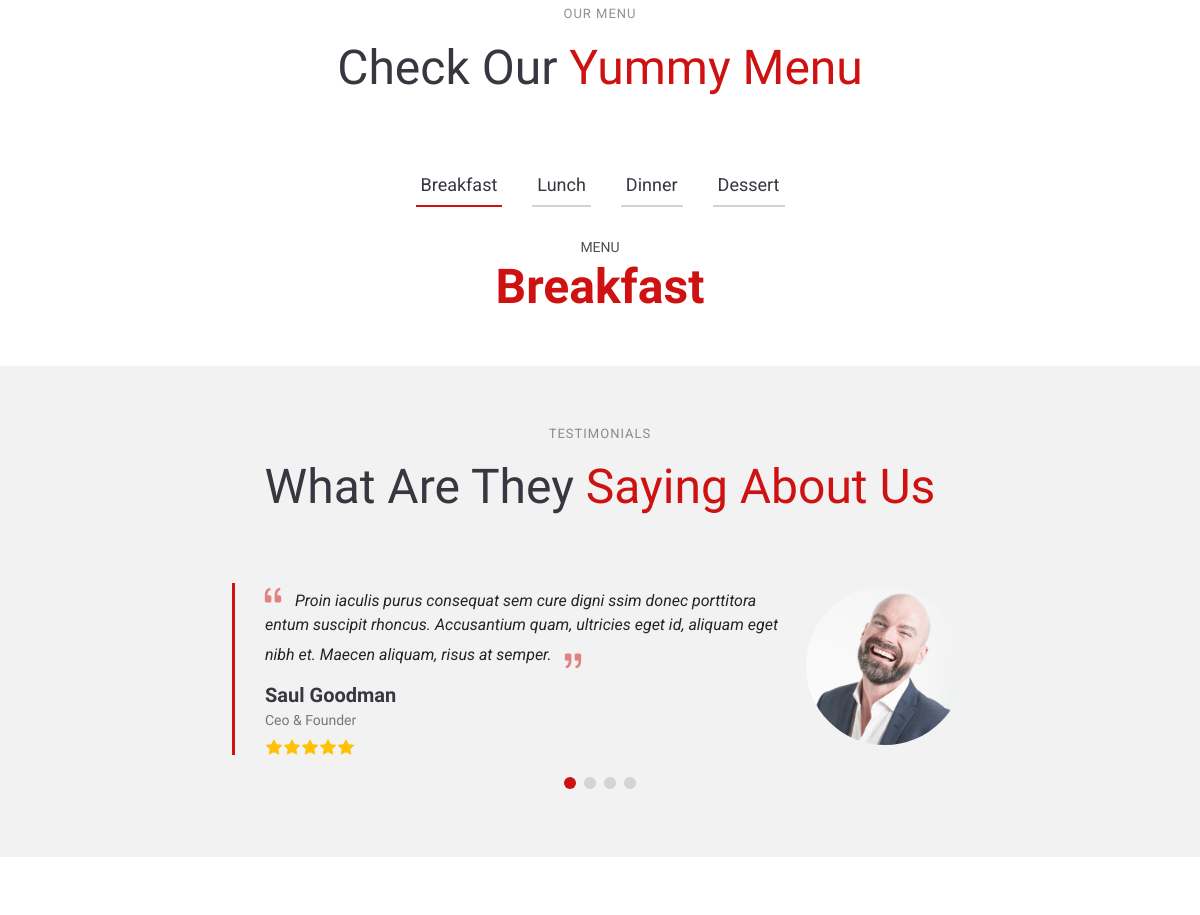
Before: / (middle part) with the older database file.
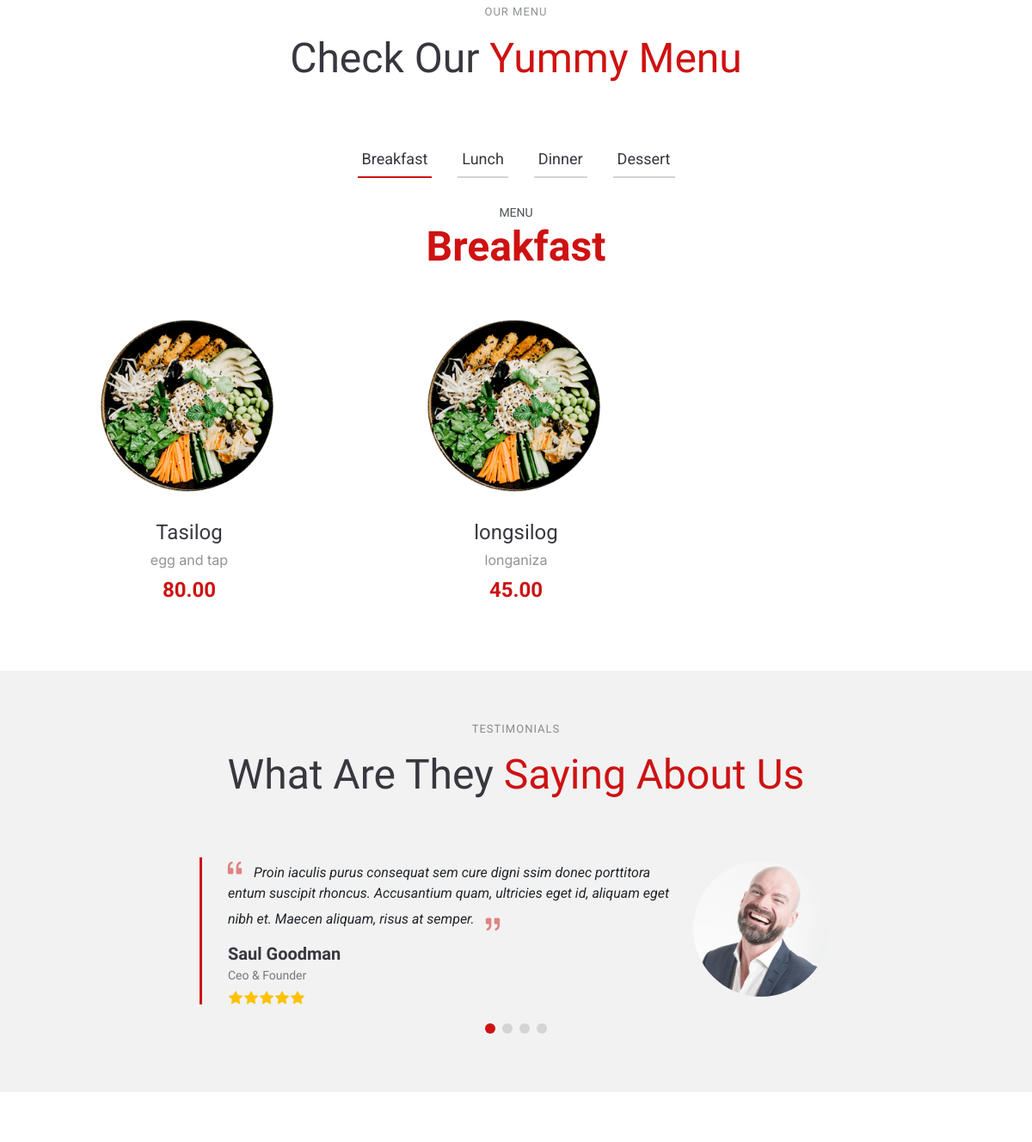
After: the same page with the newer database file.
### restaurantmenu/models.py (models this page shows, shortened)
class Item(models.Model):
    meal = models.CharField(max_length=1000, unique=True)
    description = models.CharField(max_length=2000)
    price = models.DecimalField(max_digits=5, decimal_places=2)
    meal_type = models.CharField(max_length=200, choices= MEAL_TYPE)
    author = models.ForeignKey(User, on_delete=models.PROTECT)
    status = models.IntegerField(choices=STATUS, default=0)
    date_created = models.DateField(auto_now_add=True)
    date_updated = models.DateField(auto_now=True)

### restaurantmenu/views.py (the view)
# urls.py: path('',views.Menulist.as_view(), name='home'), #home
class Menulist(generic.ListView):
    queryset = Item.objects.order_by("date_created")
    template_name = "index.html"
    def get_context_data(self, **kwargs):
        context = super().get_context_data(**kwargs)
        context["meals"] = MEAL_TYPE
        return context

### restaurantmenu/templates/index.html (shortened to what this page needs)
    <section id="menu" class="menu section">
      <div class="container section-title" data-aos="fade-up">
        <h2>Our Menu</h2>
        <p><span>Check Our</span> <span class="description-title">Yummy Menu</span></p>
      </div>
      <div class="container">
        <ul class="nav nav-tabs d-flex justify-content-center" data-aos="fade-up" data-aos-delay="100">
          <li class="nav-item">
            <a class="nav-link active show" data-bs-toggle="tab" data-bs-target="#menu-breakfast">
              <h4>Breakfast</h4>
            </a>
          </li>
          <li class="nav-item">
            <a class="nav-link" data-bs-toggle="tab" data-bs-target="#menu-lunch">
              <h4>Lunch</h4>
            </a>
          </li>
          <li class="nav-item">
            <a class="nav-link" data-bs-toggle="tab" data-bs-target="#menu-dinner">
              <h4>Dinner</h4>
            </a>
          </li>
          <li class="nav-item">
            <a class="nav-link" data-bs-toggle="tab" data-bs-target="#menu-dessert">
              <h4>Dessert</h4>
            </a>
          </li>
        </ul>
        <div class="tab-content" data-aos="fade-up" data-aos-delay="200">
          <div class="tab-pane fade active show" id="menu-breakfast">
            <div class="tab-header text-center">
              <p>Menu</p>
              <h3>Breakfast</h3>
            </div>
            <div class="row gy-5">
              {% for row in item_list %}
              {% if row.meal_type == "breakfast" %}
              <div class="col-lg-4 menu-item">
                <a href="{% static 'assets/img/menu/menu-item-6.png'%}" class="glightbox"><img src="{%static 'assets/img/menu/menu-item-6.png'%}" class="menu-img img-fluid" alt=""></a>
                          <h4>{{ row.meal }}</h4>
                            <p class="ingredients">
                            {{ row.description }}
                            </p>
                            <p class="price">
                            {{ row.price }}
                            </p>
              </div>
                 {% endif %}
               {% endfor %}
            </div>
          </div>
        </div>
      </div>
    </section>
    <section id="testimonials" class="testimonials section light-background">
      <div class="container section-title" data-aos="fade-up">
        <h2>TESTIMONIALS</h2>
        <p>What Are They <span class="description-title">Saying About Us</span></p>
      </div>
      <div class="container" data-aos="fade-up" data-aos-delay="100">
        <div class="swiper init-swiper">
          <div class="swiper-wrapper">
            <div class="swiper-slide">
              <div class="testimonial-item">
                <div class="row gy-4 justify-content-center">
                  <div class="col-lg-6">
                    <div class="testimonial-content">
                      <p>
                        <i class="bi bi-quote quote-icon-left"></i>
                        <span>Proin iaculis purus consequat sem cure digni ssim donec porttitora entum suscipit rhoncus. Accusantium quam, ultricies eget id, aliquam eget nibh et. Maecen aliquam, risus at semper.</span>
                        <i class="bi bi-quote quote-icon-right"></i>
                      </p>
                      <h3>Saul Goodman</h3>
                      <h4>Ceo &amp; Founder</h4>
                      <div class="stars">
                        <i class="bi bi-star-fill"></i><i class="bi bi-star-fill"></i><i class="bi bi-star-fill"></i><i class="bi bi-star-fill"></i><i class="bi bi-star-fill"></i>
                      </div>
                    </div>
                  </div>
                  <div class="col-lg-2 text-center">
                    <img src="{% static 'assets/img/testimonials/testimonials-1.jpg'%}" class="img-fluid testimonial-img" alt="">
                  </div>
                </div>
              </div>
            </div>
            <div class="swiper-slide">
              <div class="testimonial-item">
                <div class="row gy-4 justify-content-center">
                </div>
              </div>
            </div>
          </div>
          <div class="swiper-pagination"></div>
        </div>
      </div>
    </section>
    <section id="events" class="events section">
    </section>

### restaurantmenu/templates/base.html (shortened to what this page needs)
{% load static %}
  <link href="{% static 'assets/vendor/bootstrap/css/bootstrap.min.css'%}" rel="stylesheet">
  <link href="{% static 'assets/vendor/bootstrap-icons/bootstrap-icons.css'%}" rel="stylesheet">
  <link href="{% static 'assets/vendor/aos/aos.css" rel="stylesheet'%}">
  <link href="{% static 'assets/vendor/glightbox/css/glightbox.min.css'%}" rel="stylesheet">
  <link href="{% static 'assets/vendor/swiper/swiper-bundle.min.css'%}" rel="stylesheet">
  <link href="{% static 'assets/css/main.css'%}" rel="stylesheet">
</head>
<body class="index-page">
  <main class="main">
      {% block content %}
      {% endblock %}
</body>
</html>

### restaurantmenu/static/assets/css/main.css (style rules this page uses)
.light-background { --background-color: #f2f2f2; --surface-color: #ffffff; }
body { color: var(--default-color); background-color: var(--background-color); font-family: var(--default-font); }
a { color: var(--accent-color); text-decoration: none; transition: 0.3s; }
h1, h2, h3, h4, h5, h6 { color: var(--heading-color); font-family: var(--heading-font); }
section, .section { color: var(--default-color); background-color: var(--background-color); padding: 60px 0; scroll-margin-top: 92px; overflow: clip; }
.section-title { text-align: center; padding-bottom: 60px; position: relative; }
.section-title h2 { font-size: 13px; letter-spacing: 1px; font-weight: 400; padding: 0; margin: 0; color: color-mix(in srgb, var(--default-color), transparent 50%); display: inline-block; text-transform: uppercase; font-family: var(--default-font); }
.section-title p { color: var(--heading-color); margin: 10px 0 0 0; font-size: 48px; font-weight: 500; font-family: var(--heading-font); }
.section-title p .description-title { color: var(--accent-color); }
.menu .nav-tabs { border: 0; }
.menu .nav-link { background-color: var(--background-color); color: color-mix(in srgb, var(--default-color), transparent 20%); margin: 0 15px; padding: 10px 5px; transition: 0.3s; border-radius: 0; cursor: pointer; height: 100%; border: 0; border-bottom: 2px solid color-mix(in srgb, var(--default-color), transparent 80%); }
.menu .nav-link h4 { font-size: 18px; font-weight: 400; margin: 0; font-family: var(--default-font); }
.menu .nav-link.active { background-color: var(--background-color); color: var(--accent-color); border-color: var(--accent-color); }
.menu .tab-content .tab-header { padding: 30px 0; }
.menu .tab-content .tab-header p { font-size: 14px; text-transform: uppercase; color: color-mix(in srgb, var(--default-color), transparent 20%); margin-bottom: 0; }
.menu .tab-content .tab-header h3 { font-size: 48px; font-weight: 700; color: var(--accent-color); }
.menu .tab-content .menu-item { text-align-last: center; }
.menu .tab-content .menu-item .menu-img { padding: 0 60px; margin-bottom: 15px; }
.menu .tab-content .menu-item h4 { font-size: 24px; font-weight: 400; margin-bottom: 5px; font-family: var(--default-font); }
.menu .tab-content .menu-item .ingredients { font-family: var(--nav-font); color: color-mix(in srgb, var(--default-color), transparent 50%); margin-bottom: 5px; }
.menu .tab-content .menu-item .price { font-size: 24px; font-weight: 700; color: var(--accent-color); }
.testimonials .testimonial-item .testimonial-content { border-left: 3px solid var(--accent-color); padding-left: 30px; }
.testimonials .testimonial-item .testimonial-img { border-radius: 50%; border: 4px solid var(--background-color); margin: 0 auto; }
.testimonials .testimonial-item h3 { font-size: 20px; font-weight: bold; margin: 10px 0 5px 0; }
.testimonials .testimonial-item h4 { font-size: 14px; color: color-mix(in srgb, var(--default-color), transparent 40%); margin: 0 0 10px 0; }
.testimonials .testimonial-item .stars i { color: #ffc107; margin: 0 1px; }
.testimonials .testimonial-item .quote-icon-left, .testimonials .testimonial-item .quote-icon-right { color: color-mix(in srgb, var(--accent-color), transparent 50%); font-size: 26px; line-height: 0; }
.testimonials .testimonial-item .quote-icon-left { display: inline-block; left: -5px; position: relative; }
.testimonials .testimonial-item .quote-icon-right { display: inline-block; right: -5px; position: relative; top: 10px; transform: scale(-1, -1); }
.testimonials .testimonial-item p { font-style: italic; }
.testimonials .swiper-wrapper { height: auto; }
.testimonials .swiper-pagination { margin-top: 30px; position: relative; }

Changed rows visible on the page:
added Item: meal "Tasilog", description "egg and tap", price "80.00"
added Item: meal "longsilog", description "longaniza", price "45.00"
